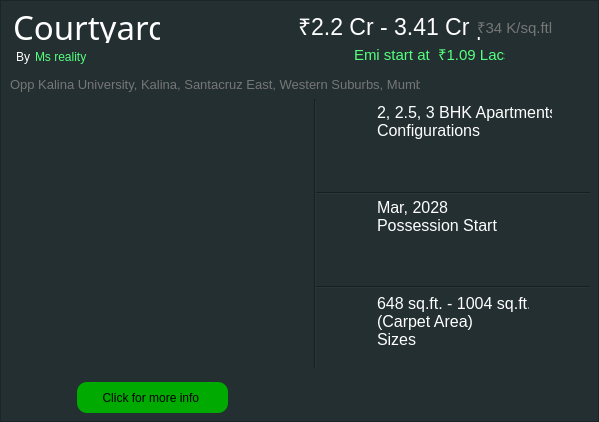
                        <widget class="QFrame" name="frame_11">
                         <property name="font">
                          <font>
                           <family>Sitka Banner Semibold</family>
                          </font>
                         </property>
                         <property name="styleSheet">
                          <string notr="true">background-color: rgb(35, 47, 49);
</string>
                         </property>
                         <property name="frameShape">
                          <enum>QFrame::Shape::StyledPanel</enum>
                         </property>
                         <property name="frameShadow">
                          <enum>QFrame::Shadow::Raised</enum>
                         </property>
                         <widget class="QLabel" name="label_73">
                          <property name="geometry">
                           <rect>
                            <x>13</x>
                            <y>10</y>
                            <width>147</width>
                            <height>33</height>
                           </rect>
                          </property>
                          <property name="font">
                           <font>
                            <family>Sitka Subheading</family>
                            <pointsize>25</pointsize>
                           </font>
                          </property>
                          <property name="styleSheet">
                           <string notr="true">color: rgb(255, 255, 255);</string>
                          </property>
                          <property name="text">
                           <string>Courtyard</string>
                          </property>
                         </widget>
                         <widget class="QLabel" name="label_74">
                          <property name="geometry">
                           <rect>
                            <x>16</x>
                            <y>49</y>
                            <width>16</width>
                            <height>16</height>
                           </rect>
                          </property>
                          <property name="styleSheet">
                           <string notr="true">color: rgb(255, 255, 255);</string>
                          </property>
                          <property name="text">
                           <string>By </string>
                          </property>
                         </widget>
                         <widget class="QLabel" name="label_75">
                          <property name="geometry">
                           <rect>
                            <x>35</x>
                            <y>49</y>
                            <width>52</width>
                            <height>16</height>
                           </rect>
                          </property>
                          <property name="styleSheet">
                           <string notr="true">color: rgb(85, 255, 127);</string>
                          </property>
                          <property name="text">
                           <string>Ms reality</string>
                          </property>
                         </widget>
                         <widget class="QPushButton" name="pushButton_8">
                          <property name="geometry">
                           <rect>
                            <x>77</x>
                            <y>382</y>
                            <width>151</width>
                            <height>31</height>
                           </rect>
                          </property>
                          <property name="styleSheet">
                           <string notr="true">QPushButton
{
background-color: rgb(0, 170, 0);
border-radius:10px;
}
QPushButton:hover
{
border:1px solid rgb(0, 170, 0);
background-color:rgb(35, 47, 49);
	color: rgb(255, 255, 255);
}</string>
                          </property>
                          <property name="text">
                           <string>Click for more info </string>
                          </property>
                         </widget>
                         <widget class="QLabel" name="label_76">
                          <property name="geometry">
                           <rect>
                            <x>298</x>
                            <y>10</y>
                            <width>182</width>
                            <height>31</height>
                           </rect>
                          </property>
                          <property name="font">
                           <font>
                            <pointsize>17</pointsize>
                           </font>
                          </property>
                          <property name="styleSheet">
                           <string notr="true">color: rgb(255, 255, 255);</string>
                          </property>
                          <property name="text">
                           <string>₹2.2 Cr - 3.41 Cr | </string>
                          </property>
                         </widget>
                         <widget class="QLabel" name="label_77">
                          <property name="geometry">
                           <rect>
                            <x>477</x>
                            <y>17</y>
                            <width>75</width>
                            <height>20</height>
                           </rect>
                          </property>
                          <property name="font">
                           <font>
                            <pointsize>11</pointsize>
                           </font>
                          </property>
                          <property name="styleSheet">
                           <string notr="true">color:rgb(118, 118, 118);
</string>
                          </property>
                          <property name="text">
                           <string>₹34 K/sq.ftl</string>
                          </property>
                         </widget>
                         <widget class="QLabel" name="label_78">
                          <property name="geometry">
                           <rect>
                            <x>354</x>
                            <y>44</y>
                            <width>151</width>
                            <height>20</height>
                           </rect>
                          </property>
                          <property name="font">
                           <font>
                            <pointsize>11</pointsize>
                           </font>
                          </property>
                          <property name="styleSheet">
                           <string notr="true">color: rgb(85, 255, 127);</string>
                          </property>
                          <property name="text">
                           <string>Emi start at  ₹1.09 Lacs</string>
                          </property>
                         </widget>
                         <widget class="QLabel" name="label_79">
                          <property name="geometry">
                           <rect>
                            <x>10</x>
                            <y>99</y>
                            <width>291</width>
                            <height>269</height>
                           </rect>
                          </property>
                          <property name="styleSheet">
                           <string notr="true">border-radius:5px;</string>
                          </property>
                          <property name="text">
                           <string/>
                          </property>
                          <property name="pixmap">
                           <pixmap>C:/Users/Shivam/Downloads/WhatsApp Image 2024-06-26 at 19.16.15_a6f43295.jpg</pixmap>
                          </property>
                          <property name="scaledContents">
                           <bool>true</bool>
                          </property>
                         </widget>
                         <widget class="Line" name="line_19">
                          <property name="geometry">
                           <rect>
                            <x>307</x>
                            <y>99</y>
                            <width>16</width>
                            <height>269</height>
                           </rect>
                          </property>
                          <property name="orientation">
                           <enum>Qt::Orientation::Vertical</enum>
                          </property>
                         </widget>
                         <widget class="QLabel" name="label_80">
                          <property name="geometry">
                           <rect>
                            <x>377</x>
                            <y>99</y>
                            <width>175</width>
                            <height>44</height>
                           </rect>
                          </property>
                          <property name="font">
                           <font>
                            <pointsize>12</pointsize>
                           </font>
                          </property>
                          <property name="styleSheet">
                           <string notr="true">color: rgb(255, 255, 255);</string>
                          </property>
                          <property name="text">
                           <string>2, 2.5, 3 BHK Apartments
Configurations</string>
                          </property>
                         </widget>
                         <widget class="Line" name="line_20">
                          <property name="geometry">
                           <rect>
                            <x>316</x>
                            <y>185</y>
                            <width>274</width>
                            <height>16</height>
                           </rect>
                          </property>
                          <property name="orientation">
                           <enum>Qt::Orientation::Horizontal</enum>
                          </property>
                         </widget>
                         <widget class="QLabel" name="label_81">
                          <property name="geometry">
                           <rect>
                            <x>377</x>
                            <y>194</y>
                            <width>120</width>
                            <height>44</height>
                           </rect>
                          </property>
                          <property name="font">
                           <font>
                            <pointsize>12</pointsize>
                           </font>
                          </property>
                          <property name="styleSheet">
                           <string notr="true">color: rgb(255, 255, 255);</string>
                          </property>
                          <property name="text">
                           <string>Mar, 2028
Possession Starts</string>
                          </property>
                         </widget>
                         <widget class="QLabel" name="label_82">
                          <property name="geometry">
                           <rect>
                            <x>377</x>
                            <y>288</y>
                            <width>152</width>
                            <height>66</height>
                           </rect>
                          </property>
                          <property name="font">
                           <font>
                            <pointsize>12</pointsize>
                           </font>
                          </property>
                          <property name="styleSheet">
                           <string notr="true">color: rgb(255, 255, 255);</string>
                          </property>
                          <property name="text">
                           <string>648 sq.ft. - 1004 sq.ft.
(Carpet Area)
Sizes</string>
                          </property>
                         </widget>
                         <widget class="QLabel" name="label_83">
                          <property name="geometry">
                           <rect>
                            <x>10</x>
                            <y>75</y>
                            <width>410</width>
                            <height>18</height>
                           </rect>
                          </property>
                          <property name="font">
                           <font>
                            <pointsize>10</pointsize>
                           </font>
                          </property>
                          <property name="styleSheet">
                           <string notr="true">color:rgb(118, 118, 118);
</string>
                          </property>
                          <property name="text">
                           <string>Opp Kalina University, Kalina, Santacruz East, Western Suburbs, Mumbai</string>
                          </property>
                         </widget>
                         <widget class="Line" name="line_21">
                          <property name="geometry">
                           <rect>
                            <x>316</x>
                            <y>279</y>
                            <width>274</width>
                            <height>16</height>
                           </rect>
                          </property>
                          <property name="orientation">
                           <enum>Qt::Orientation::Horizontal</enum>
                          </property>
                         </widget>
                        </widget>
